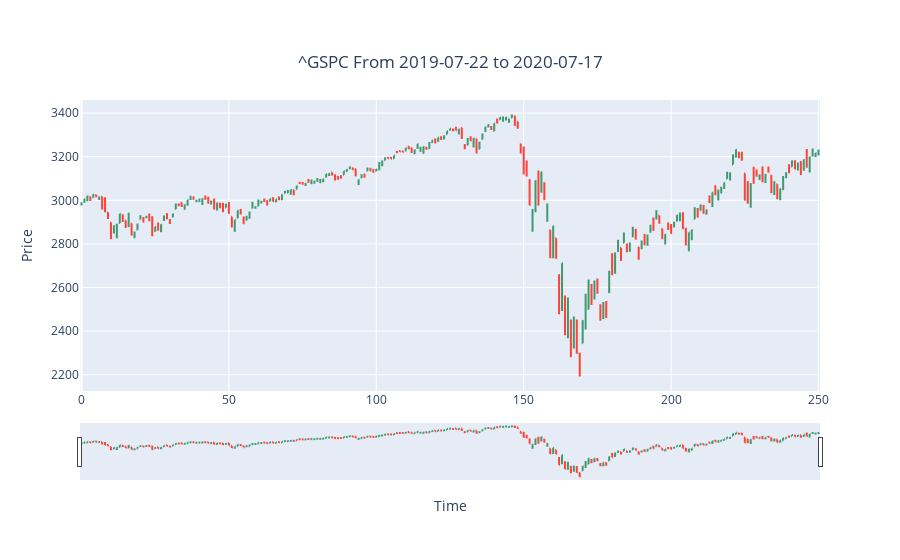

Notebook cell for this chart:
### Code cell
# View the S&P 500
print_ohlc(inx_df, '^GSPC')

### Figure 1 — Plotly figure (JSON) as saved in the notebook; plotly's stock layout.template omitted (floating-point values rounded to 4 significant figures; data arrays with more than 128 entries replaced by an {"elided": "..."} marker saying what was removed)
{"data": [{"close": {"elided": "251 float values"}, "high": {"elided": "251 float values"}, "low": {"elided": "251 float values"}, "open": {"elided": "251 float values"}, "type": "ohlc", "x": {"elided": "251 int values"}}], "layout": {"title": {"text": "^GSPC From 2019-07-22 to 2020-07-17", "x": 0.5, "xanchor": "center", "y": 0.9, "yanchor": "top"}, "xaxis": {"rangeslider": {"visible": true}, "title": {"text": "Time"}}, "yaxis": {"title": {"text": "Price"}}}}
